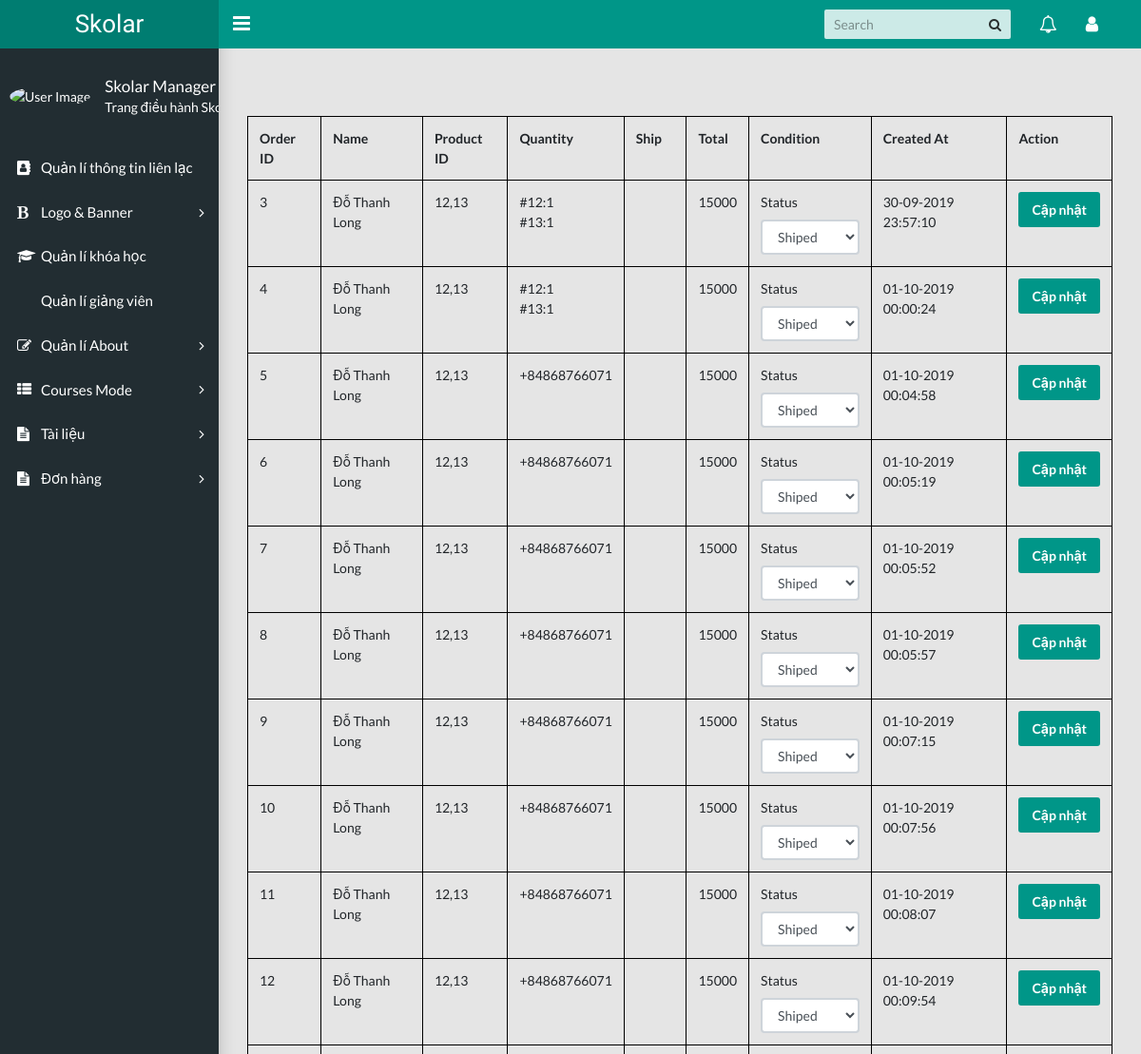
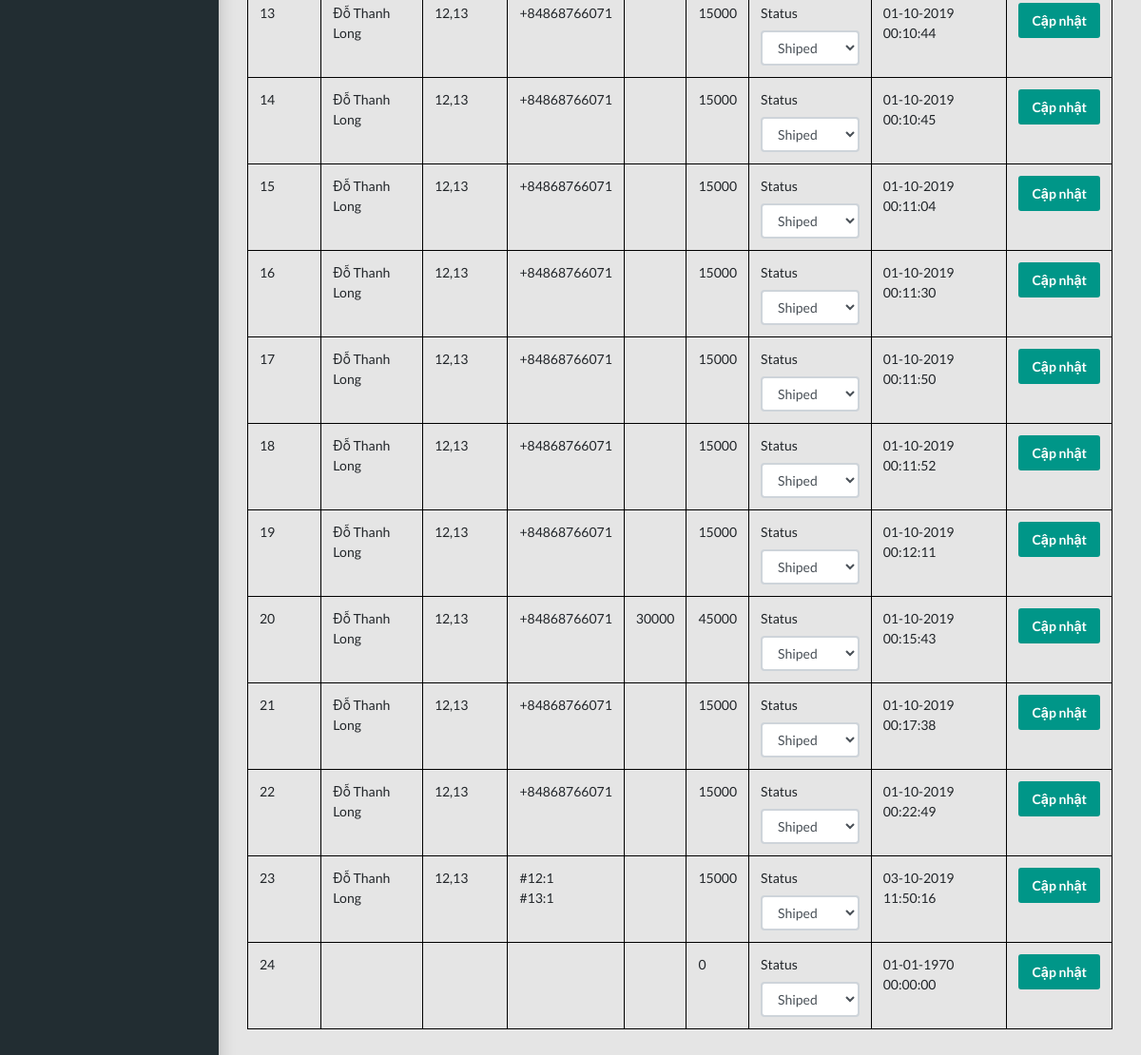
The app's page /backend/index.php?controller=order&action=orderIndex with its own data (2 pictures, top to bottom).
### tables this page shows
CREATE TABLE `orders`  (
  `id` int(11) NOT NULL AUTO_INCREMENT,
  `buyer_name` varchar(255) NOT NULL,
  `product` text NOT NULL,
  `ship` varchar(255) NOT NULL,
  `quantity` text NOT NULL,
  `total` varchar(255) NOT NULL,
  `created_at` timestamp(0) NULL DEFAULT current_timestamp(0),
  PRIMARY KEY (`id`) USING BTREE
);

### backend/controllers/OrderController.php (called while the page is built, shortened)
<?php
require_once "models/Order.php";
class OrderController
{
    public function orderIndex(){
        $orderModel=new Order();
        $orders=$orderModel->orderGetAll();
        require_once "views/orders/order/index.php";
    }
}

### backend/index.php (called while the page is built, shortened)
<?php
$action=isset($_GET['action'])? $_GET['action']: "index";
$object=new $controllerClass;
$object->$action();
?>

### backend/models/Order.php (called while the page is built, shortened)
<?php
class Order extends Model{
    public function orderGetAll(){
        $connetion=$this->openConnection();
        $querySelect="SELECT * FROM orders";
        $isSelect=mysqli_query($connetion,$querySelect);
        $orders=[];
        if (mysqli_num_rows($isSelect)>0){
            $orders=mysqli_fetch_all($isSelect,MYSQLI_ASSOC);
        }
        return $orders;
    }
}

### backend/views/orders/order/index.php (the view, shortened to what this page needs)
<?php require_once "views/layouts/header.php"; ?>
    <main class="app-content">
        <form method="post" enctype="multipart/form-data"
              action="">
            <br>
            <br>
            <table class="table">
                <tr>
                    <th>Order ID</th>
                    <th>Name</th>
                    <th>Product ID</th>
                    <th>Quantity</th>
                    <th>Ship</th>
                    <th>Total</th>
                    <th>Condition</th>
                    <th>Created At</th>
                    <th>Action</th>
                </tr>
                <?php if (!empty($orders)): ?>
                    <?php foreach ($orders as $order): ?>
                    <form method="post" enctype="multipart/form-data">
                        <tr>
                            <td><?php echo $order['id']; ?></td>
                            <td><?php echo $order['buyer_name']; ?></td>
                            <td><?php echo $order['product']; ?></td>
                            <td><?php echo $order['quantity']; ?></td>
                            <td><?php echo $order['ship']; ?></td>
                            <td><?php
                               $total=(int)$order['total']+(int)$order['ship'];
                               echo $total;
                                ?></td>
                            <td>
                            <?php
                            $selectedConditionShiped = '';
                            ?>
                            <label>Status</label>
                            <select class="form-control" name="ship[<?php echo $order['id'] ?>]">
                                <option <?php echo $selectedConditionShiped?> value="<?php echo Order::CONDITION_SHIPED ?>">Shiped</option>
                            </select>
                            </td>
                            <td><?php echo date('d-m-Y H:i:s', strtotime($order['created_at'])); ?></td>
                            <td>
                               <button class="btn btn-primary" type="submit" name="conditionSubmit">Cập nhật</button>
                            </td>
                        </tr>
                    </form>
                    <?php endforeach; ?>
                <?php else: ?>
                    <tr>
                        <td colspan="11" style="text-align: center">Không có dữ liệu nào</td>
                    </tr>
                <?php endif; ?>
            </table>
        </form>
    </main>
<?php require_once "views/layouts/footer.php"; ?>

### backend/views/layouts/header.php (shortened to what this page needs)
<!DOCTYPE html>
<html lang="en">
<head>
    <link rel="stylesheet" type="text/css" href="assets/css/main.css">
    <link rel="stylesheet" type="text/css" href="https://maxcdn.bootstrapcdn.com/font-awesome/4.7.0/css/font-awesome.min.css">
</head>
<body class="app sidebar-mini rtl">
<header class="app-header"><a class="app-header__logo" href="index.php?controller=home&action=index">Skolar</a>
    <a class="app-sidebar__toggle" href="#" data-toggle="sidebar" aria-label="Hide Sidebar"></a>
    <ul class="app-nav">
        <li class="app-search">
            <input class="app-search__input" type="search" placeholder="Search">
            <button class="app-search__button"><i class="fa fa-search"></i></button>
        </li>
        <li class="dropdown"><a class="app-nav__item" href="#" data-toggle="dropdown" aria-label="Show notifications"><i class="fa fa-bell-o fa-lg"></i></a>
        </li>
        <li class="dropdown"><a class="app-nav__item" href="#" data-toggle="dropdown" aria-label="Open Profile Menu"><i class="fa fa-user fa-lg"></i></a>
        </li>
    </ul>
</header>
<aside class="app-sidebar">
    <div class="app-sidebar__user"><img class="app-sidebar__user-avatar" src="https://s3.amazonaws.com/uifaces/faces/twitter/jsa/48.jpg" alt="User Image">
        <div>
            <p class="app-sidebar__user-name">Skolar Manager</p>
            <p class="app-sidebar__user-designation">Trang điều hành Skolar</p>
        </div>
    </div>
    <ul class="app-menu">
        <li><a class="app-menu__item" href="index.php?controller=contact&action=index"><i class="app-menu__icon fa fa-address-book"></i><span class="app-menu__label">Quản lí thông tin liên lạc</span></a></li>
        <li class="treeview"><a class="app-menu__item " href="#" data-toggle="treeview"><i class="app-menu__icon fa fa-bold"></i><span class="app-menu__label">Logo & Banner</span><i class="treeview-indicator fa fa-angle-right"></i></a>
        </li>
        <li><a class="app-menu__item" href="index.php?controller=course&action=index"><i class="app-menu__icon fa fa-graduation-cap"></i><span class="app-menu__label">Quản lí khóa học</span></a></li>
        <li><a class="app-menu__item" href="index.php?controller=teacher&action=index"><i class="app-menu__icon fa fa-chalkboard-teacher"></i><span class="app-menu__label">Quản lí giảng viên</span></a></li>
        <li class="treeview"><a class="app-menu__item" href="#" data-toggle="treeview"><i class="app-menu__icon fa fa-edit"></i><span class="app-menu__label">Quản lí About</span><i class="treeview-indicator fa fa-angle-right"></i></a>
        </li>
        <li class="treeview"><a class="app-menu__item" href="#" data-toggle="treeview"><i class="app-menu__icon fa fa-th-list"></i><span class="app-menu__label">Courses Mode</span><i class="treeview-indicator fa fa-angle-right"></i></a>
        </li>
        <li class="treeview"><a class="app-menu__item" href="#" data-toggle="treeview"><i class="app-menu__icon fa fa-file-text"></i><span class="app-menu__label">Tài liệu</span><i class="treeview-indicator fa fa-angle-right"></i></a>
        </li>
        <li class="treeview"><a class="app-menu__item" href="#" data-toggle="treeview"><i class="app-menu__icon fa fa-file-text"></i><span class="app-menu__label">Đơn hàng</span><i class="treeview-indicator fa fa-angle-right"></i></a>
        </li>
    </ul>
</aside>

### backend/views/layouts/footer.php (shortened to what this page needs)
</body>
</html

### records on screen
orders: id "3", buyer_name "Đỗ Thanh Long", product "12,13", quantity "#12:1 #13:1", total "15000", id "Shiped", created_at "30-09-2019 23:57:10"
orders: id "4", buyer_name "Đỗ Thanh Long", product "12,13", quantity "#12:1 #13:1", total "15000", id "Shiped", created_at "01-10-2019 00:00:24"
orders: id "5", buyer_name "Đỗ Thanh Long", product "12,13", quantity "+84868766071", total "15000", id "Shiped", created_at "01-10-2019 00:04:58"
orders: id "6", buyer_name "Đỗ Thanh Long", product "12,13", quantity "+84868766071", total "15000", id "Shiped", created_at "01-10-2019 00:05:19"
orders: id "7", buyer_name "Đỗ Thanh Long", product "12,13", quantity "+84868766071", total "15000", id "Shiped", created_at "01-10-2019 00:05:52"
orders: id "8", buyer_name "Đỗ Thanh Long", product "12,13", quantity "+84868766071", total "15000", id "Shiped", created_at "01-10-2019 00:05:57"
orders: id "9", buyer_name "Đỗ Thanh Long", product "12,13", quantity "+84868766071", total "15000", id "Shiped", created_at "01-10-2019 00:07:15"
orders: id "10", buyer_name "Đỗ Thanh Long", product "12,13", quantity "+84868766071", total "15000", id "Shiped", created_at "01-10-2019 00:07:56"
orders: id "11", buyer_name "Đỗ Thanh Long", product "12,13", quantity "+84868766071", total "15000", id "Shiped", created_at "01-10-2019 00:08:07"
orders: id "12", buyer_name "Đỗ Thanh Long", product "12,13", quantity "+84868766071", total "15000", id "Shiped", created_at "01-10-2019 00:09:54"
orders: id "13", buyer_name "Đỗ Thanh Long", product "12,13", quantity "+84868766071", total "15000", id "Shiped", created_at "01-10-2019 00:10:44"
orders: id "14", buyer_name "Đỗ Thanh Long", product "12,13", quantity "+84868766071", total "15000", id "Shiped", created_at "01-10-2019 00:10:45"
orders: id "15", buyer_name "Đỗ Thanh Long", product "12,13", quantity "+84868766071", total "15000", id "Shiped", created_at "01-10-2019 00:11:04"
orders: id "16", buyer_name "Đỗ Thanh Long", product "12,13", quantity "+84868766071", total "15000", id "Shiped", created_at "01-10-2019 00:11:30"
orders: id "17", buyer_name "Đỗ Thanh Long", product "12,13", quantity "+84868766071", total "15000", id "Shiped", created_at "01-10-2019 00:11:50"
orders: id "18", buyer_name "Đỗ Thanh Long", product "12,13", quantity "+84868766071", total "15000", id "Shiped", created_at "01-10-2019 00:11:52"
orders: id "19", buyer_name "Đỗ Thanh Long", product "12,13", quantity "+84868766071", total "15000", id "Shiped", created_at "01-10-2019 00:12:11"
orders: id "20", buyer_name "Đỗ Thanh Long", product "12,13", quantity "+84868766071", ship "30000", total "45000", id "Shiped", created_at "01-10-2019 00:15:43"
orders: id "21", buyer_name "Đỗ Thanh Long", product "12,13", quantity "+84868766071", total "15000", id "Shiped", created_at "01-10-2019 00:17:38"
orders: id "22", buyer_name "Đỗ Thanh Long", product "12,13", quantity "+84868766071", total "15000", id "Shiped", created_at "01-10-2019 00:22:49"
orders: id "23", buyer_name "Đỗ Thanh Long", product "12,13", quantity "#12:1 #13:1", total "15000", id "Shiped", created_at "03-10-2019 11:50:16"
orders: id "24", total "0", id "Shiped", created_at "01-01-1970 00:00:00"
